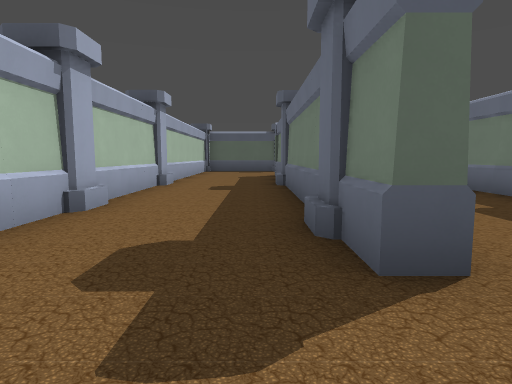
View 1 (above)

24 first-person views from a walk through a 3-D level made in the Godot game engine. The camera is 1.3 m above the floor, tilts 6° down and sees 75° across. The floor is counted in squares, 2 m on a side. Each view is taken from the middle of a square. On the plan, view 1 faces up. The plan holds only what a view shows up to about 10 squares ahead; the rest is blank. The place goes on beyond the plan. Characters and animated objects are left out.

View 2
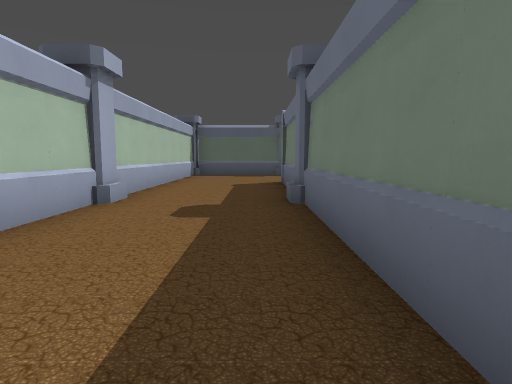

View 3
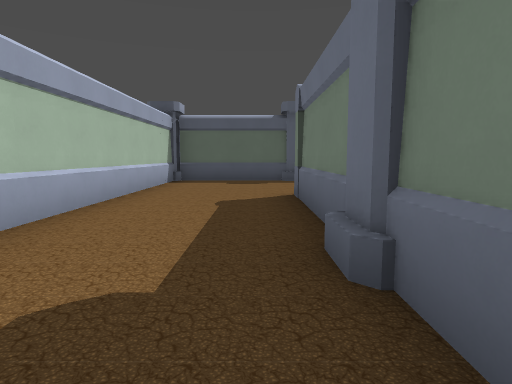

View 4
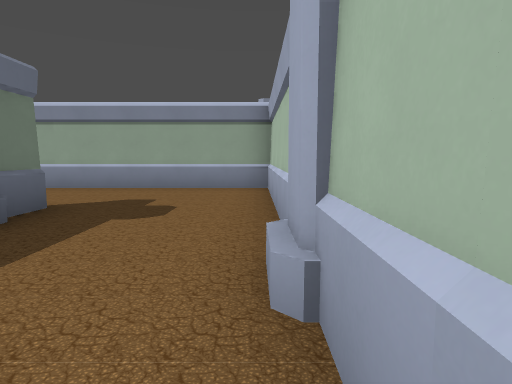

View 5
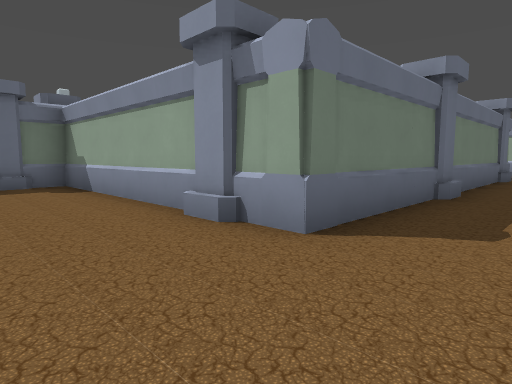

View 6
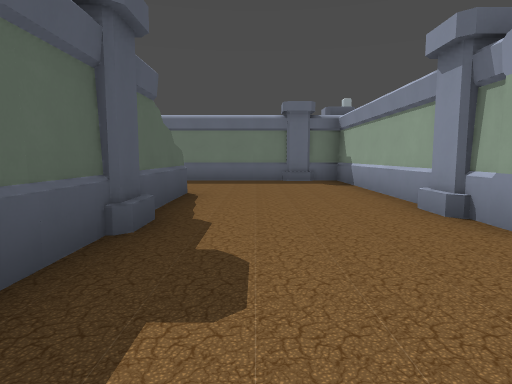

View 7
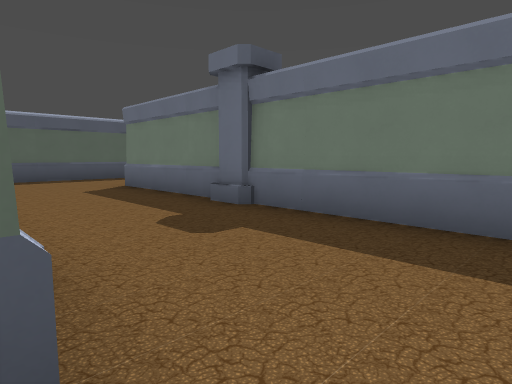

View 8
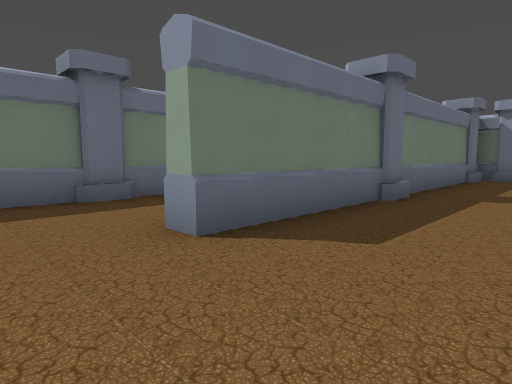

View 9
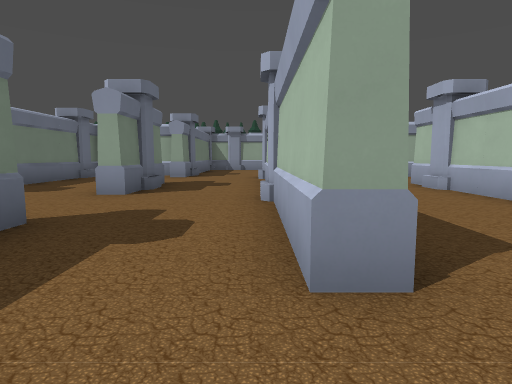

View 10
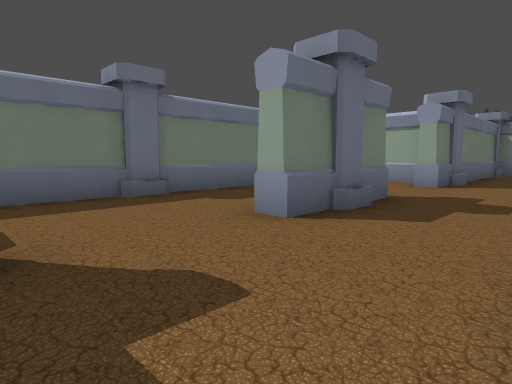

View 11
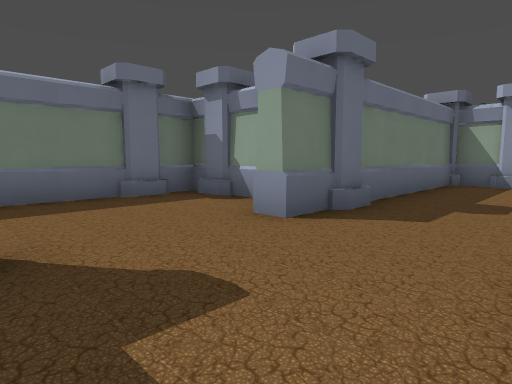

View 12
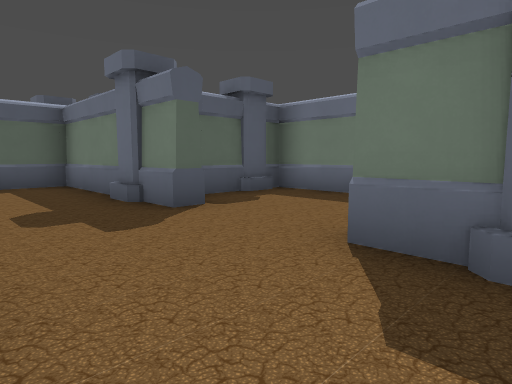

View 13
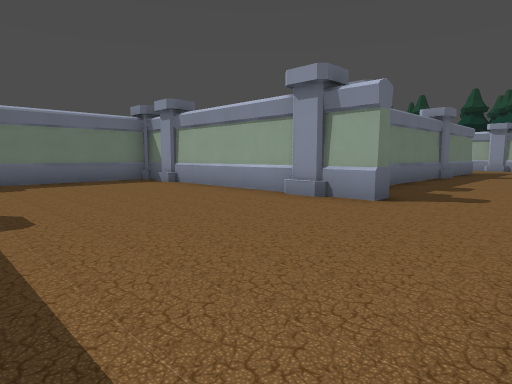

View 14
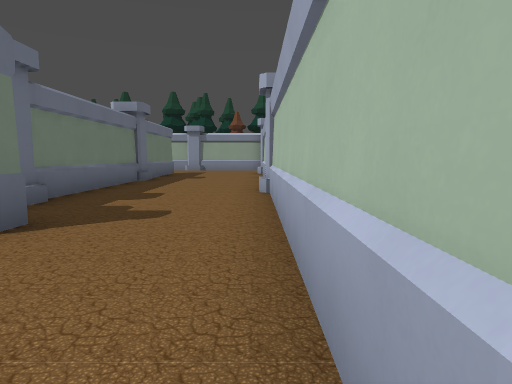

View 15
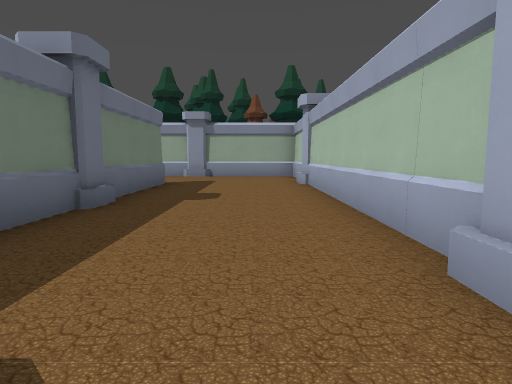

View 16
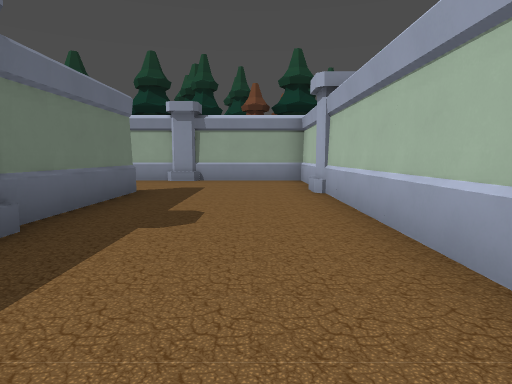

View 17
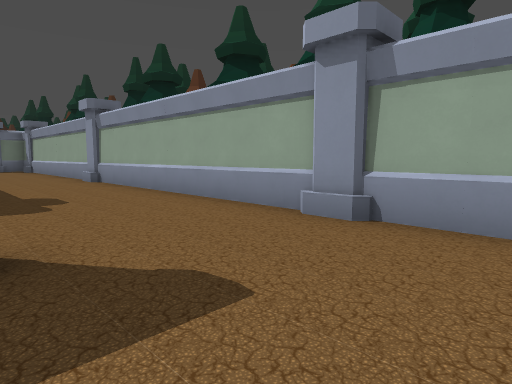

View 18
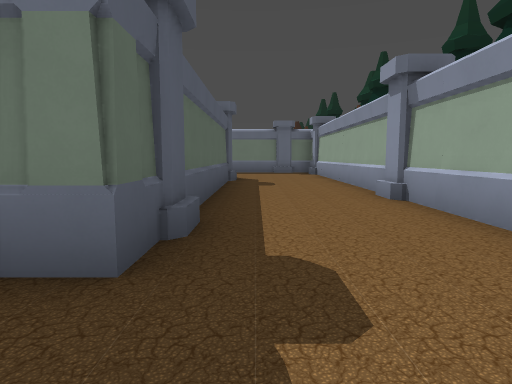

View 19
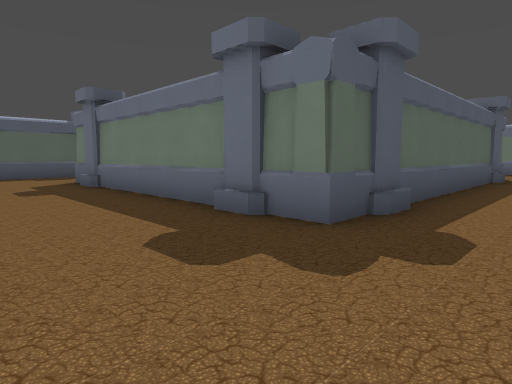

View 20
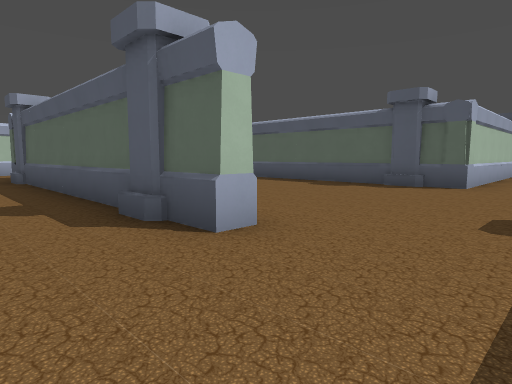

View 21
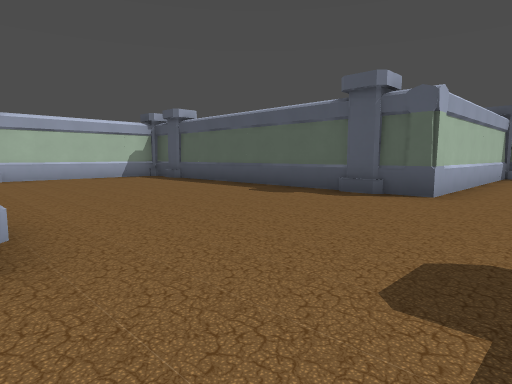

View 22
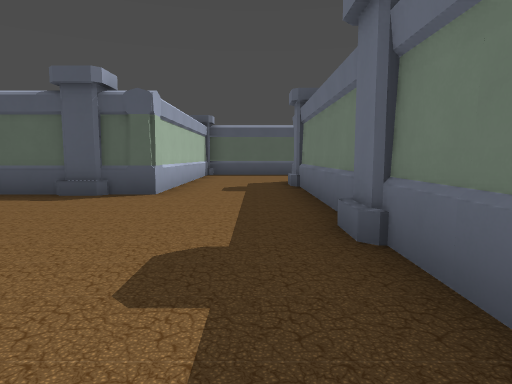

View 23
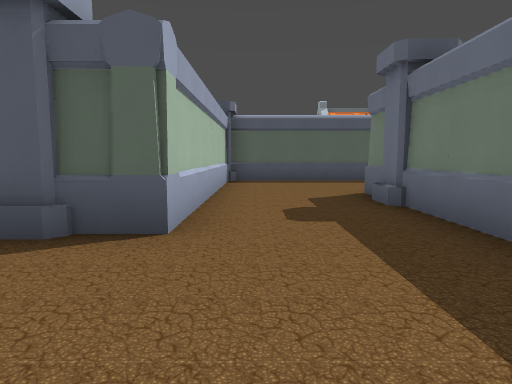

View 24
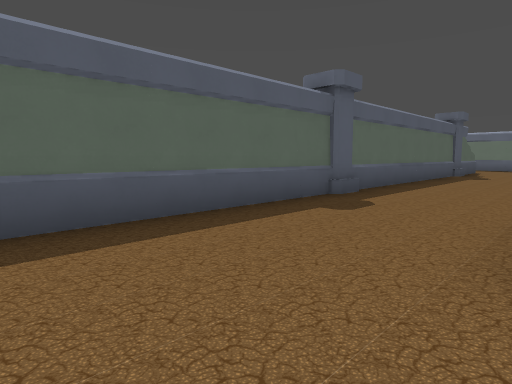

### Floor plan
Ten units are one square. View 1 is at (0, 0); x grows to the right and y downward. Boxes are objects, and circles mark ways between rooms. Rooms are numbered by the first view taken in them; rooms with no view inside come last. Other rooms are left out.
<svg viewBox="-29 -166 294 374">
<path fill="none" stroke="#000" d="M-23 -82 -23 11 16 11M-23 -158 -23 -84M11 -18 7 -18 7 -118 73 -118 73 -161M41 -152 -24 -152M15 -151 8 -151M71 -125 71 -131M11 -51 11 -18M43 11 43 -84M16 11 26 11M44 -113 25 -113M41 -44 41 -50M14 -34 14 -26M43 -84 47 -84M73 -85 73 -113 44 -113M41 -50 48 -50M73 -18 73 -43M73 -68 73 -85M41 0 48 0M47 -84 47 -49M71 -26 71 -34M71 -76 71 -84M52 135 52 156M45 72 35 72M12 172 12 85M2 72 2 68 73 68 73 7M138 168 138 172 48 172 48 98M-23 105 -23 203 131 203M170 159 170 79M-23 42 -23 102M260 48 143 48 143 112 75 112M58 65 64 65M11 139 11 131M11 65 19 65M71 24 71 16M168 145 168 138M168 95 168 89M209 49 201 49M73 -43 78 -43M79 -68 73 -68M73 7 79 7M80 18 105 18 105 -77 84 -77M95 15 101 15"/>
<circle cx="10" cy="-5" r="3" fill="#2a7"/>
<circle cx="40" cy="-95" r="3" fill="#2a7"/>
<circle cx="55" cy="-75" r="3" fill="#2a7"/>
<circle cx="55" cy="10" r="3" fill="#2a7"/>
<circle cx="70" cy="-5" r="3" fill="#2a7"/>
<circle cx="70" cy="-55" r="3" fill="#2a7"/>
<text x="0" y="-90">1</text>
<text x="30" y="-50">2</text>
<text x="50" y="-100">3</text>
<text x="60" y="-40">4</text>
<text x="70" y="120">5</text>
<text x="90" y="-30">6</text>
</svg>
Room 1 opens to room 2. Room 2 opens to room 3. Room 3 opens to room 4. Room 4 opens to room 5. Room 4 opens to room 6.

Where each view was taken, in squares from view 1:
view 1: 0 up, 0 right, facing up
view 2: 3 up, 0 right, facing up
view 3: 6 up, 0 right, facing up
view 4: 6 up, 2 left, facing down
view 5: 14 up, 1 left, facing down-right
view 6: 14 up, 2 left, facing right
view 7: 1 up, 1 right, facing up-right
view 8: 10 up, 2 right, facing down-right
view 9: 10 up, 5 right, facing down
view 10: 7 up, 5 right, facing down-right
view 11: 2 up, 5 right, facing down-right
view 12: 3 up, 5 right, facing up-right
view 13: 2 down, 2 left, facing down-right
view 14: 4 down, 2 left, facing down
view 15: 9 down, 1 left, facing down
view 16: 11 down, 1 left, facing down
view 17: 17 down, 1 left, facing down-right
view 18: 18 down, 3 right, facing right
view 19: 19 down, 2 right, facing up-right
view 20: 19 down, 16 right, facing up-left
view 21: 17 down, 16 right, facing up-left
view 22: 17 down, 16 right, facing up
view 23: 14 down, 15 right, facing up
view 24: 8 down, 15 right, facing up-right
